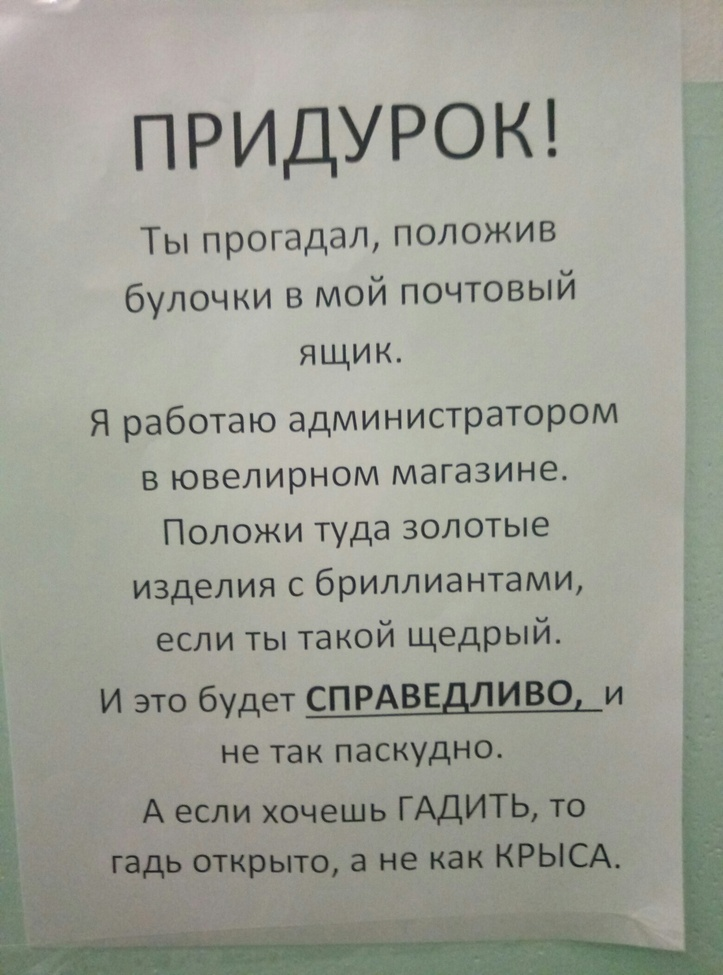
#> input picture assets/warning.jpeg, 723 x 975 px, shrunk from 1424 x 1920 before the run
$ jupyter execute main.ipynb   (older library calls are emulated)   (text cells are left out)
#> lines starting #> are read from the running program, lines starting #| are printed output that depends on the picture; after the words box and inside, x2 and y2 are one past the last pixel; in counts of white or black regions, pixels touching at a corner belong together; pictures that were not available may be replaced by others from this repository, and a replacement may not be noted
[cell 1]
import cv2
import numpy as np
import matplotlib.pyplot as plt
from scipy.signal import find_peaks

[cell 2]
def detect_edges(image):
    gray = cv2.cvtColor(image, cv2.COLOR_BGR2GRAY)
    blurred = cv2.GaussianBlur(gray, (5, 5), 0)
    edges = cv2.Canny(blurred, 30, 150)
    return edges

[cell 3]
def ptile_threshold(image, p):
    flat_image = image.flatten()
    flat_image.sort()
    idx = int(len(flat_image) * p)
    threshold = flat_image[idx]
    return threshold

[cell 4]
def iterative_threshold(image, initial_threshold=128, max_iterations=100, tolerance=1):
    old_threshold = initial_threshold
    new_threshold = 0
    for _ in range(max_iterations):
        below_threshold = image < old_threshold
        above_threshold = image >= old_threshold
        mean_below = np.mean(image[below_threshold])
        mean_above = np.mean(image[above_threshold])
        new_threshold = (mean_below + mean_above) / 2
        if abs(new_threshold - old_threshold) < tolerance:
            break
        old_threshold = new_threshold
    return new_threshold

[cell 5]
def kmeans_threshold(image, k, downscale_factor=0.5, max_iter=10, epsilon=1.0):
    if len(image.shape) == 2 or image.shape[2] == 1:
        gray = image
    else:
        small_image = cv2.resize(image, (0,0), fx=downscale_factor, fy=downscale_factor)
        gray = cv2.cvtColor(small_image, cv2.COLOR_BGR2GRAY)

    criteria = (cv2.TERM_CRITERIA_EPS + cv2.TERM_CRITERIA_MAX_ITER, max_iter, epsilon)
    data = gray.reshape((-1, 1)).astype(np.float32)

    _, labels, centers = cv2.kmeans(data, k, None, criteria, 10, cv2.KMEANS_RANDOM_CENTERS)
    threshold = int(centers[-1][0])
    return threshold

[cell 6]
def calculate_histogram(image):
    hist = cv2.calcHist([image], [0], None, [256], [0, 256])
    hist = hist.flatten()
    return hist

def smooth_histogram(hist, smoothing_factor=1, smooth_count=1):
    from scipy.ndimage.filters import gaussian_filter
    for i in range(smoothing_factor):
        hist = gaussian_filter(hist, smooth_count)
    return hist

[cell 7]
def iterative_threshold_with_hist(image, initial_threshold=128, max_iterations=100, tolerance=1, smooth_counts: list =None):
    if smooth_counts is None:
        smooth_counts = [1, ]

    plt.figure(figsize=(10, len(smooth_counts) * 3))

    for i, smooth_count in enumerate(smooth_counts):
        hist = calculate_histogram(image)
        smoothed_hist = smooth_histogram(hist, smooth_count)
        peaks, _ = find_peaks(smoothed_hist)

        new_threshold = iterative_threshold(image, initial_threshold, max_iterations, tolerance)

        ax = plt.subplot(len(smooth_counts), 1, i + 1)
        ax.set_title("Histogram After Smoothing (smooth_count={}, peaks={})".format(smooth_count, len(peaks)))
        ax.plot(smoothed_hist, color='blue')
        ax.scatter(peaks, smoothed_hist[peaks], color='orange', label='Peaks')
        ax.axvline(x=new_threshold, color='red', label='Threshold: {:.2f}'.format(new_threshold))
        ax.legend()

    plt.tight_layout()
    plt.show()

[cell 8]
def kmeans_threshold_with_hist(image, k, smoothing_factor=1):
    hist = calculate_histogram(image)
    smoothed_hist = smooth_histogram(hist, smoothing_factor)

    criteria = (cv2.TERM_CRITERIA_EPS + cv2.TERM_CRITERIA_MAX_ITER, 100, 0.2)
    _, labels, centers = cv2.kmeans(smoothed_hist.reshape(-1, 1).astype(np.float32), k, None, criteria, 10, cv2.KMEANS_RANDOM_CENTERS)
    threshold = int(centers[-1][0])

    plt.figure()
    plt.title("Histogram After Smoothing (factor={})".format(smoothing_factor))
    plt.plot(smoothed_hist, color='blue')
    plt.axvline(x=threshold, color='red', label='Threshold')
    plt.legend()
    plt.show()

    return threshold

[cell 9]
def threshold_adaptive_method(data, k_values, c_methods, t_values):
    results = []

    for k in k_values:
        for c_method in c_methods:
            for t in t_values:
                predictions = []
                for row in data:
                    threshold = calculate_threshold(row, k, c_method)
                    row_predictions = []
                    for element in row:
                        if element > threshold:
                            row_predictions.append(254)
                        else:
                            row_predictions.append(0)
                    predictions.append(row_predictions)

                results.append((k, c_method, t, predictions))

    return results

def calculate_threshold(data, k, c_method):
    c = 0

    if c_method == 'mean':
        c = np.mean(data)
    elif c_method == 'median':
        c = np.median(data)
    elif c_method == 'mean_max_min':
        c = (np.max(data) + np.min(data)) / 2

    return c + k * np.std(data)

[cell 10]
def process_video(video_path, threshold_type='default frame'):
    cap = cv2.VideoCapture(video_path)
    while cap.isOpened():
        ret, frame = cap.read()
        if not ret:
            break

        if threshold_type != 'default frame':
            frame = cv2.cvtColor(frame, cv2.COLOR_BGR2GRAY)

        if threshold_type == 'kmeans':
            threshold = kmeans_threshold(frame, k=10)
            method_text = 'K-Means Thresholding'
        elif threshold_type == 'iterative':
            threshold = iterative_threshold(frame, initial_threshold=20, max_iterations=1000)
            method_text = 'Iterative Thresholding'
        elif threshold_type == 'ptile':
            threshold = ptile_threshold(frame, 0.2)
            method_text = 'Percentile Thresholding'
        elif threshold_type == 'adaptive':
            k_values = [2]
            c_methods = ['mean_max_min']
            t_values = [2]
            results = threshold_adaptive_method(frame, k_values, c_methods, t_values)
            frame = np.array(results[0][3], dtype=np.uint8)
            threshold = None
            method_text = 'Adaptive Thresholding'
        else:
            threshold = None
            method_text = 'Default Frame Processing'

        if threshold is not None:
            _, thresholded_frame = cv2.threshold(frame, threshold, 255, cv2.THRESH_BINARY)
            edges = thresholded_frame
        else:
            if threshold_type == 'adaptive':
                edges = np.array(frame, dtype=np.uint8)
            else:
                edges = detect_edges(frame)
                edges = cv2.convertScaleAbs(edges)

        if edges.dtype != np.uint8:
            edges = np.array(edges, dtype=np.uint8)

        cv2.putText(edges, method_text, (10, 30), cv2.FONT_HERSHEY_SIMPLEX, 1, (255, 255, 255), 2, cv2.LINE_AA)

        cv2.imshow('Edges', edges)
        if cv2.waitKey(25) & 0xFF == ord('q'):
            break


    cap.release()
    cv2.destroyAllWindows()

[cell 11]
image_path = '../assets/warning.jpeg'
image_color = cv2.imread(image_path)
#> image_color is the input picture: shape (975, 723, 3); mean B, G, R 149.7, 159.7, 158
image = cv2.cvtColor(image_color, cv2.COLOR_BGR2GRAY)

[cell 12]
iterative_threshold_with_hist(image,250, smooth_counts=[0, 1, 2, 3])
#> the loop in iterative_threshold_with_hist, `for i, smooth_count in enumerate(smooth_counts):` made 4 passes
#> peaks on passes 3 to 4: [54, 94, 124, 132, 154, 178, 217, 226, 239, 243, 250], [54, 94, 124, 132, 154, 178, 217, 226, 243, 249]
#> in iterative_threshold_with_hist, `plt.show()`:
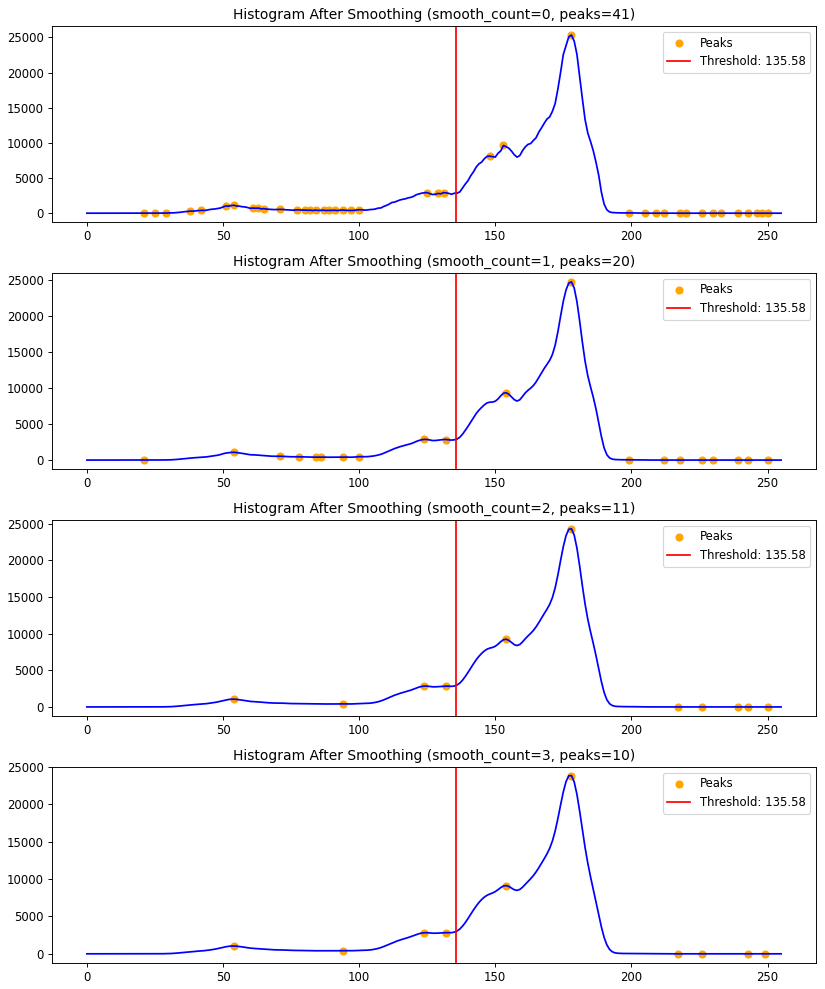
#> figure drawn by matplotlib, 4 panels; panel 1: curve peaks at x = 178, y = 25352; panel 2: curve peaks at x = 178, y = 24805.7; panel 3: curve peaks at x = 178, y = 24314.4; panel 4: curve peaks at x = 178, y = 23862.2

[cell 13]
edges = detect_edges(image_color)
#> in detect_edges, `edges = cv2.Canny(blurred, 30, 150)`:
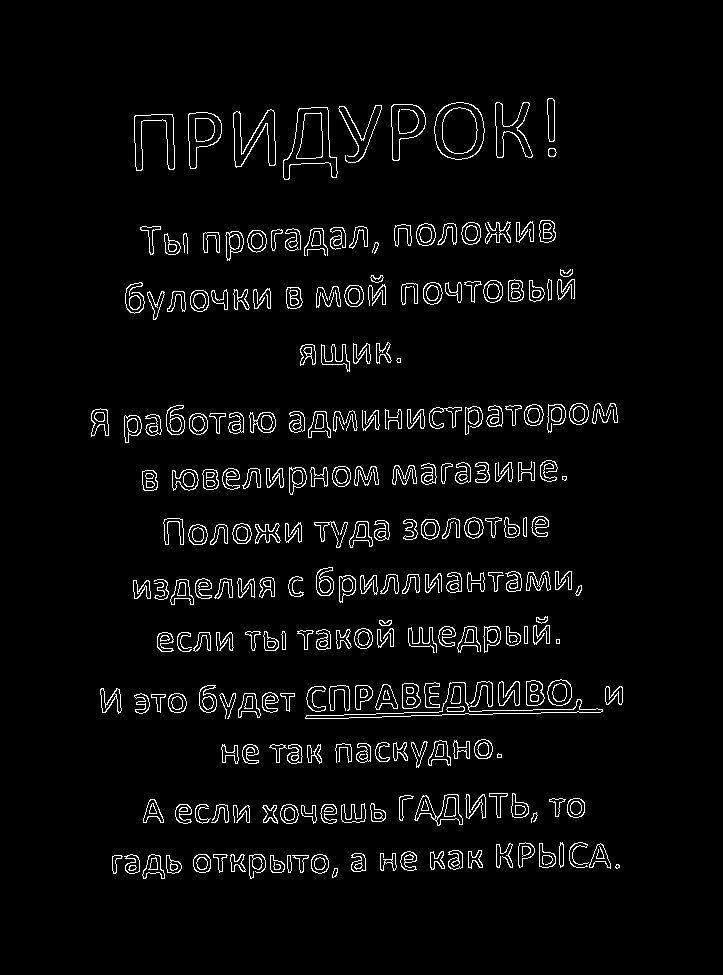
#> edges: shape (975, 723); 3.9% white in thin lines or dots, all inside (x1, y1, x2, y2) = (91, 98, 623, 879)

p = 0.2
ptile_thresh = ptile_threshold(image, p)
#> in ptile_threshold, `idx = int(len(flat_image) * p)`: idx = 140985
#> in ptile_threshold, `threshold = flat_image[idx]`: threshold = 144
#> ptile_thresh = 144
print(ptile_thresh)
#| 144

iter_thresh = iterative_threshold(image, initial_threshold=20, max_iterations=1000)
#> iter_thresh = nan
print(iter_thresh)
#| nan

k = 3
kmeans_thresh = kmeans_threshold(image, k)
#> in kmeans_threshold, `_, labels, centers = cv2.kmeans(data, k, None, criteria, 10, cv2.KMEAN..`: centers = [174.2, 140.8, 67.12]
#> in kmeans_threshold, `threshold = int(centers[-1][0])`: threshold = 67
#> kmeans_thresh = 67
print(kmeans_thresh)
#| 67

plt.figure(figsize=(12, 10))

plt.subplot(2, 3, 1)
plt.imshow(image_color)
plt.title('Original Image')
plt.axis('off')

plt.subplot(2, 3, 2)
plt.imshow(edges, cmap='gray')
plt.title('Canny Edges')
plt.axis('off')

plt.subplot(2, 3, 3)
plt.hist(image.flatten(), bins=50)
plt.title('Image Histogram')
plt.xlabel('Pixel Value')
plt.ylabel('Frequency')

plt.subplot(2, 3, 4)
plt.imshow(image > ptile_thresh, cmap='gray')
plt.title(f'P-tile Threshold: {ptile_thresh}')
plt.axis('off')

plt.subplot(2, 3, 5)
plt.imshow(image > iter_thresh, cmap='gray')
plt.title(f'Iterative Threshold: {iter_thresh}')
plt.axis('off')

plt.subplot(2, 3, 6)
plt.imshow(image > kmeans_thresh, cmap='gray')
plt.title(f'K-means Threshold, K={k}: {kmeans_thresh}')
plt.axis('off')

plt.tight_layout()
plt.savefig('thresholding_summary.png')
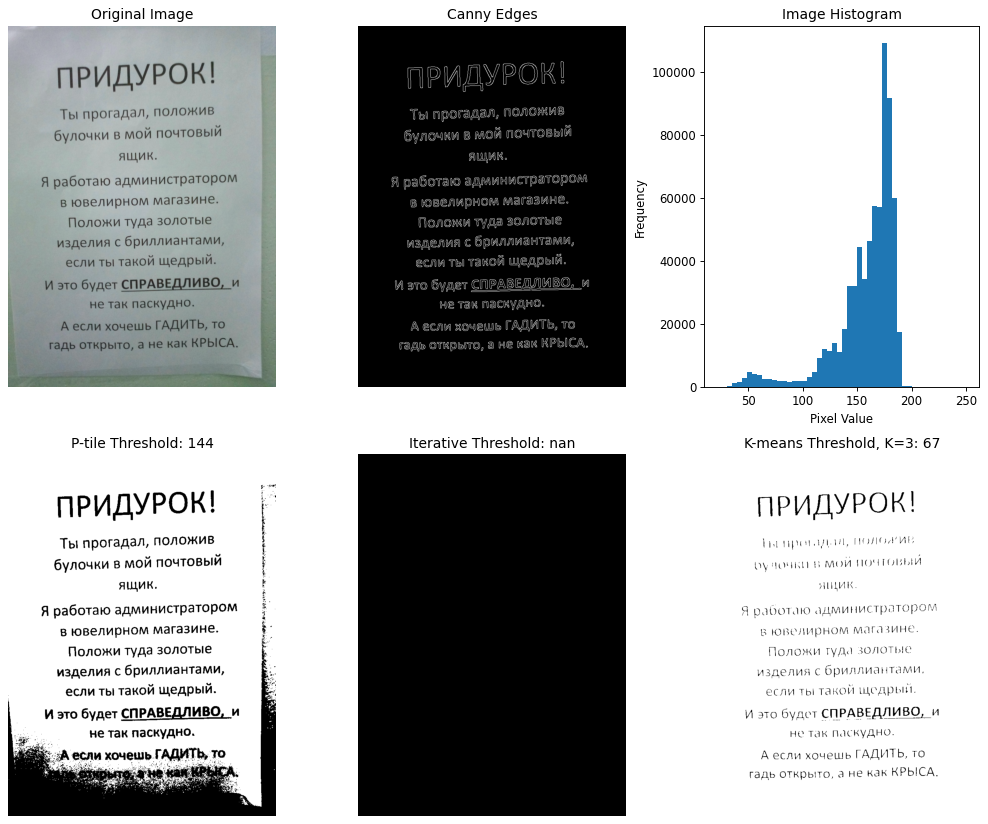
#> figure drawn by matplotlib, 6 panels; B, G, R data is drawn as R, G, B; panel 3: tallest bar 109214 high, from x = 172.8 to 177.4
plt.show()

k_values = [1, 2]
c_methods = ['mean', 'median', 'mean_max_min']
t_values = [1, 2]

results = threshold_adaptive_method(image, k_values, c_methods, t_values)
#> results = 12 items
for k, c_method, t_value, thresholded_image in results:
    plt.imshow(thresholded_image, cmap='gray')
    plt.title(f'Adaptive Method: {c_method}, K={k}, T={t_value}')
    plt.axis('off')
    filename = f'adaptive_{c_method}_K{k}_T{t_value}.png'
    plt.savefig(filename)
    plt.show()
#> this loop made 12 passes
#> (k, c_method, t_value, filename) on passes 1, 3, 4, 5, 6, 7, 8, 9, 10, 11, 12: (1, 'mean', 1, 'adaptive_mean_K1_T1.png'), (1, 'median', 1, 'adaptive_median_K1_T1.png'), (1, 'median', 2, 'adaptive_median_K1_T2.png'), (1, 'mean_max_min', 1, 'adaptive_mean_max_min_K1_T1.png'), (1, 'mean_max_min', 2, 'adaptive_mean_max_min_K1_T2.png'), (2, 'mean', 1, 'adaptive_mean_K2_T1.png'), (2, 'mean', 2, 'adaptive_mean_K2_T2.png'), (2, 'median', 1, 'adaptive_median_K2_T1.png'), (2, 'median', 2, 'adaptive_median_K2_T2.png'), (2, 'mean_max_min', 1, 'adaptive_mean_max_min_K2_T1.png'), (2, 'mean_max_min', 2, 'adaptive_mean_max_min_K2_T2.png')
#> (c_method, t_value, filename) on pass 2: ('mean', 2, 'adaptive_mean_K1_T2.png')
#> pass 1, `plt.savefig(filename)`:
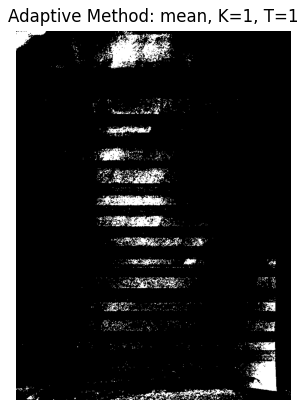
#> figure drawn by matplotlib, 1 panel

[cell 14]
video_path = '../assets/video.mp4'
process_video(video_path)
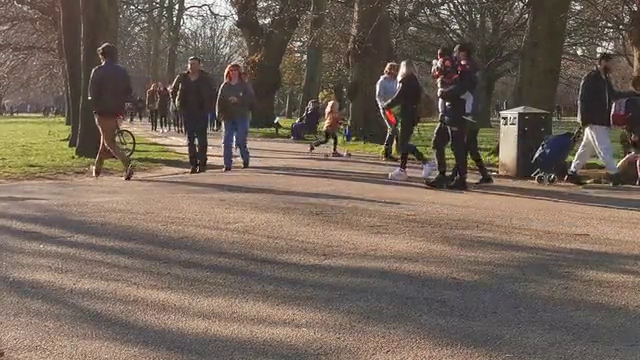
#> input picture frame 66 of assets/6979414-sd_640_360_30fps.mp4, 640 x 360 px, given in place of video.mp4, which was not available
#> in process_video, frame is the input picture: shape (360, 640, 3); mean B, G, R 88.6, 100.1, 114.3
#> in detect_edges (call 2), `gray = cv2.cvtColor(image, cv2.COLOR_BGR2GRAY)`:
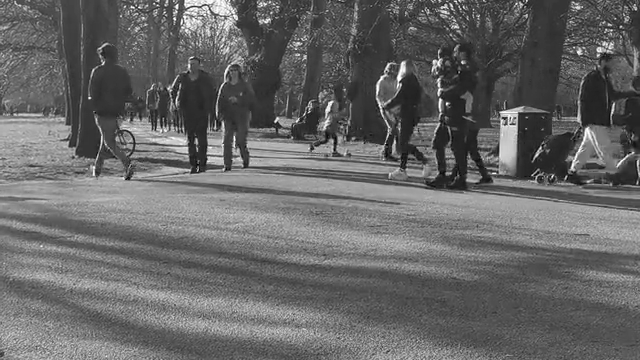
#> gray: shape (360, 640); min 0, max 255, mean 103
#> in detect_edges (call 2), `edges = cv2.Canny(blurred, 30, 150)`: edges: shape (360, 640); 9% white in thin lines or dots
#> in process_video, `cv2.putText(edges, method_text, (10, 30), cv2.FONT_HERSHEY_SIMPLEX, 1,..`:
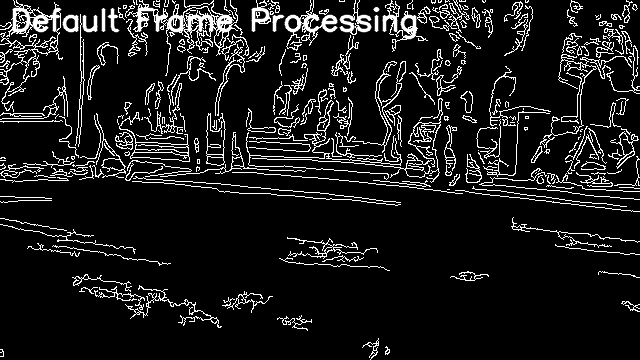
#> edges: shape (360, 640); min 0, max 255, mean 25.9
#> (key q is pressed here)

[cell 15]
process_video(video_path, 'adaptive')
#> call 2 of process_video, with video_path = '../assets/video.mp4', threshold_type = 'adaptive'
#> in process_video (call 2), `results = threshold_adaptive_method(frame, k_values, c_methods, t_valu..`: results = 1 item
#> in process_video (call 2), `frame = np.array(results[0][3], dtype=np.uint8)`:
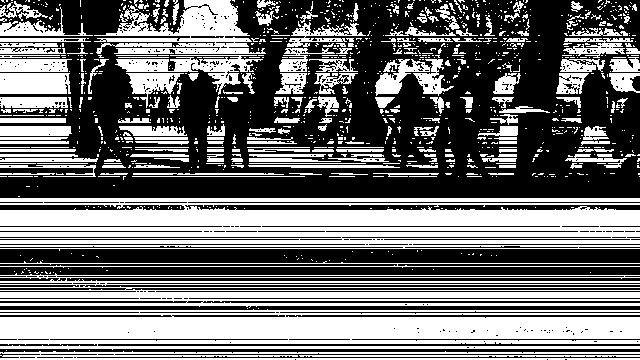
#> frame: shape (360, 640); values 0 (black) and 254 (white), 43.8% white; 1137 white regions (921 under 20 px), largest, box (x1, y1, x2, y2) and area: (0, 198, 640, 251) 25254, (0, 309, 640, 350) 21071, (0, 273, 640, 308) 11625
#> in process_video (call 2), `cv2.putText(edges, method_text, (10, 30), cv2.FONT_HERSHEY_SIMPLEX, 1,..`:
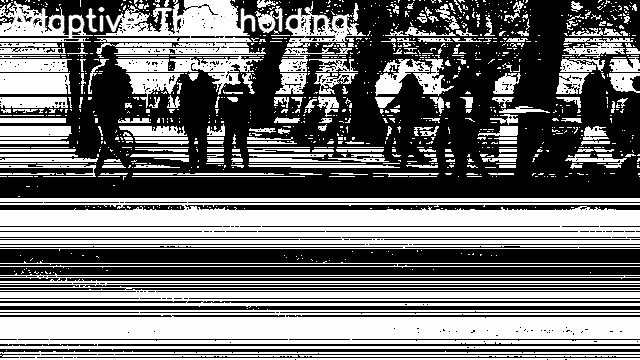
#> edges: shape (360, 640); 1.45% of pixels changed, all inside (x1, y1, x2, y2) = (10, 7, 348, 40)
#> (key Esc is pressed here)

[cell 16]
process_video(video_path, 'ptile')
#> call 3 of process_video, with video_path = '../assets/video.mp4', threshold_type = 'ptile'
#> in process_video (call 3), `threshold = ptile_threshold(frame, 0.2)`: threshold = 65
#> in process_video (call 3), `_, thresholded_frame = cv2.threshold(frame, threshold, 255, cv2.THRESH..`: thresholded_frame: shape (360, 640); 79.7% white; 1084 black regions (1033 under 20 px), largest, box (x1, y1, x2, y2) and area: (422, 0, 591, 191) 15328, (171, 0, 311, 174) 7897, (326, 0, 403, 145) 4628
#> in process_video (call 3), `cv2.putText(edges, method_text, (10, 30), cv2.FONT_HERSHEY_SIMPLEX, 1,..`:
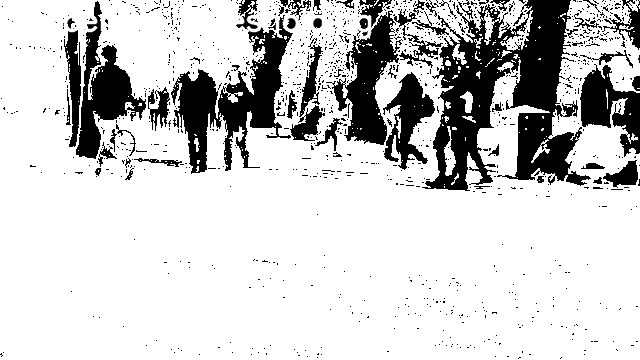
#> edges: shape (360, 640); min 0, max 255, mean 204
